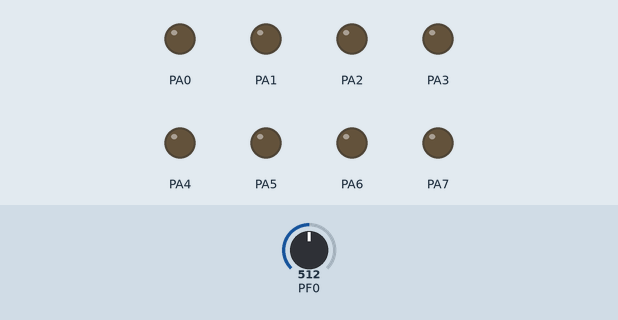
Recording of a program running on a simulated ATmega128, built with avr-gcc and emulated at 16 MHz. Parts: output pins drawn as LEDs (lit = HIGH). The inputs (shaded band) are chosen by the test bench; at power-on: PF0 = 512.

Above: at 1.2 s.
1.3 s: PF0 set to 358
2.8 s: PF0 set to 328
At 4.0 s:
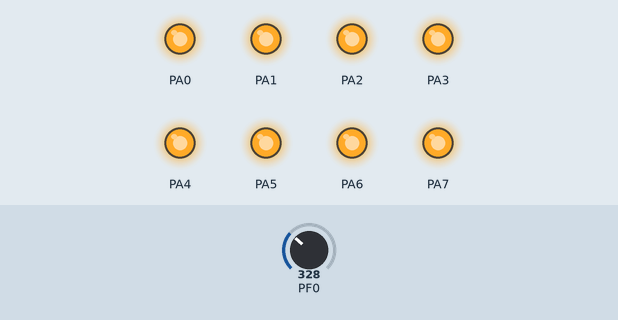
4.3 s: PF0 set to 712
5.8 s: PF0 set to 745
At 6.4 s:
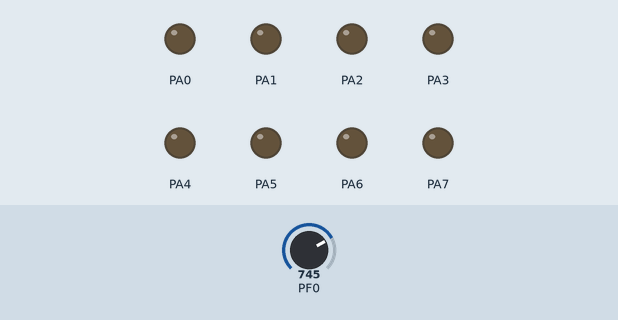
7.3 s: PF0 set to 306
At 8.7 s:
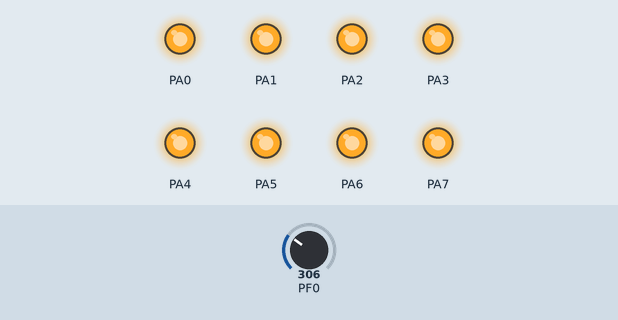
Timing chart, 0 to 9.8 s (numbered marks = the images above; inputs shaded):
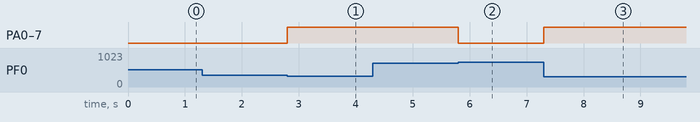

Measured:
- the behaviour switches between 342 and 341 on PF0 (found by bisection; images 0 and 1)
- the behaviour switches between 730 and 731 on PF0 (found by bisection; images 1 and 2)
- after the input at 1.3 s, every drawn part: stays the same
- after the input at 2.8 s, PA0–7: LOW → HIGH at once
- after the input at 4.3 s, every drawn part: stays the same
- after the input at 5.8 s, PA0–7: HIGH → LOW at once
- after the input at 7.3 s, PA0–7: LOW → HIGH at once

The program:

main.c
```c
/*
 * ADC.c
 *
 * Created: 2022-10-12 오후 11:28:49
 * Author : skagn
 */

#include <avr/io.h>
#define F_CPU 16000000UL
#include <util/delay.h>
#define CDS_10 341
#define CDS_100 731

#define ON 0xff;
#define OFF 0x00;

unsigned state;
void init_adc();
unsigned short read_adc();
void show_adc_led(unsigned short data);

int main(void)
{
    unsigned short value;
	DDRA = 0xff;
	DDRF = 0x00;
	init_adc();
	while (1)
    {
		value = read_adc();
		show_adc_led(value);
    }
}

void init_adc()
{
	ADMUX = 0x40;
	ADCSRA = 0x87;
}

unsigned short read_adc()
{
	unsigned char adc_low, adc_high;
	unsigned short value;
	ADCSRA |= 0x40;
	while((ADCSRA & 0x10) != 0x10);
	adc_low = ADCL;
	adc_high = ADCH;
	value = (adc_high << 8) | adc_low;
	return value;
}

void show_adc_led(unsigned short value)
{
	if(value <= CDS_10){ state = ON ; }
	else if(value >= CDS_100){ state = OFF; }
	else { state = state; }

	PORTA = state;
}
```
